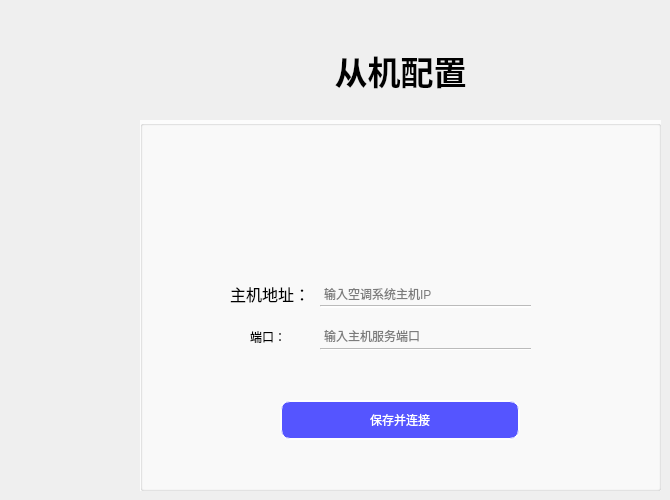
    <widget class="QWidget" name="page_4">
     <widget class="QGroupBox" name="groupBox_4">
      <property name="geometry">
       <rect>
        <x>140</x>
        <y>120</y>
        <width>521</width>
        <height>371</height>
       </rect>
      </property>
      <property name="styleSheet">
       <string notr="true">font: 16pt &quot;Agency FB&quot;;
background-color: rgb(255, 255, 255,80%);</string>
      </property>
      <property name="title">
       <string/>
      </property>
      <property name="alignment">
       <set>Qt::AlignCenter</set>
      </property>
      <widget class="QLineEdit" name="lineEdit_server_port">
       <property name="geometry">
        <rect>
         <x>180</x>
         <y>200</y>
         <width>211</width>
         <height>31</height>
        </rect>
       </property>
       <property name="statusTip">
        <string>请输入主机服务所在的端口号</string>
       </property>
       <property name="styleSheet">
        <string notr="true">font: 75 11pt &quot;等线&quot;;
border-radius:4px;padding:2px 2px;
background-color: rgb(255, 255, 255,0%);</string>
       </property>
       <property name="echoMode">
        <enum>QLineEdit::Normal</enum>
       </property>
       <property name="placeholderText">
        <string>输入主机服务端口</string>
       </property>
      </widget>
      <widget class="QLineEdit" name="lineEdit_server_ip">
       <property name="geometry">
        <rect>
         <x>180</x>
         <y>158</y>
         <width>211</width>
         <height>31</height>
        </rect>
       </property>
       <property name="statusTip">
        <string>请输入主机IP地址</string>
       </property>
       <property name="styleSheet">
        <string notr="true">font: 75 11pt &quot;等线&quot;;
border-radius:4px;padding:2px 2px;
background-color: rgb(255, 255, 255,0%);</string>
       </property>
       <property name="text">
        <string/>
       </property>
       <property name="frame">
        <bool>false</bool>
       </property>
       <property name="placeholderText">
        <string>输入空调系统主机IP</string>
       </property>
      </widget>
      <widget class="QLabel" name="label_9">
       <property name="geometry">
        <rect>
         <x>110</x>
         <y>206</y>
         <width>61</width>
         <height>21</height>
        </rect>
       </property>
       <property name="styleSheet">
        <string notr="true">font: 12pt &quot;Agency FB&quot;;
background-color: rgb(255, 255, 255,0);</string>
       </property>
       <property name="text">
        <string>端口：</string>
       </property>
      </widget>
      <widget class="QLabel" name="label_19">
       <property name="geometry">
        <rect>
         <x>90</x>
         <y>163</y>
         <width>81</width>
         <height>21</height>
        </rect>
       </property>
       <property name="font">
        <font>
         <family>Agency FB</family>
         <pointsize>12</pointsize>
         <weight>50</weight>
         <italic>false</italic>
         <bold>false</bold>
        </font>
       </property>
       <property name="styleSheet">
        <string notr="true">font: 12pt &quot;Agency FB&quot;;
background-color: rgb(255, 255, 255,0);</string>
       </property>
       <property name="text">
        <string>主机地址：</string>
       </property>
      </widget>
      <widget class="QLabel" name="label_register_image_2">
       <property name="geometry">
        <rect>
         <x>220</x>
         <y>40</y>
         <width>81</width>
         <height>81</height>
        </rect>
       </property>
       <property name="styleSheet">
        <string notr="true">border-image: url(:/Resource/link.png);
background-color: rgb(255, 255, 255,0);</string>
       </property>
       <property name="text">
        <string/>
       </property>
      </widget>
      <widget class="QPushButton" name="pushButton_connect">
       <property name="geometry">
        <rect>
         <x>140</x>
         <y>280</y>
         <width>240</width>
         <height>40</height>
        </rect>
       </property>
       <property name="cursor">
        <cursorShape>PointingHandCursor</cursorShape>
       </property>
       <property name="statusTip">
        <string>点击保存配置并连接主机</string>
       </property>
       <property name="styleSheet">
        <string notr="true">QPushButton{
	border:2px groove rgb(255,255,255,0,0);border-radius:10px;padding:2px 4px;
	font: 12pt &quot;Adobe 黑体 Std R&quot;;
color:white;
	
	background-color: rgb(85, 85, 255);
}
QPushButton:hover{background-color: rgb(85, 85, 255,90)}
QPushButton:pressed{background-color: rgb(85, 85, 255,50)}


</string>
       </property>
       <property name="text">
        <string>保存并连接</string>
       </property>
      </widget>
      <widget class="Line" name="line_3">
       <property name="geometry">
        <rect>
         <x>180</x>
         <y>185</y>
         <width>211</width>
         <height>3</height>
        </rect>
       </property>
       <property name="styleSheet">
        <string notr="true"/>
       </property>
       <property name="orientation">
        <enum>Qt::Horizontal</enum>
       </property>
      </widget>
      <widget class="Line" name="line_4">
       <property name="geometry">
        <rect>
         <x>180</x>
         <y>228</y>
         <width>211</width>
         <height>2</height>
        </rect>
       </property>
       <property name="styleSheet">
        <string notr="true"/>
       </property>
       <property name="orientation">
        <enum>Qt::Horizontal</enum>
       </property>
      </widget>
     </widget>
     <widget class="QLabel" name="label_20">
      <property name="geometry">
       <rect>
        <x>210</x>
        <y>40</y>
        <width>381</width>
        <height>61</height>
       </rect>
      </property>
      <property name="font">
       <font>
        <pointsize>25</pointsize>
        <weight>75</weight>
        <bold>true</bold>
       </font>
      </property>
      <property name="styleSheet">
       <string notr="true">background-color: rgb(255, 255, 255,0);</string>
      </property>
      <property name="text">
       <string>从机配置</string>
      </property>
      <property name="alignment">
       <set>Qt::AlignCenter</set>
      </property>
     </widget>
    </widget>
